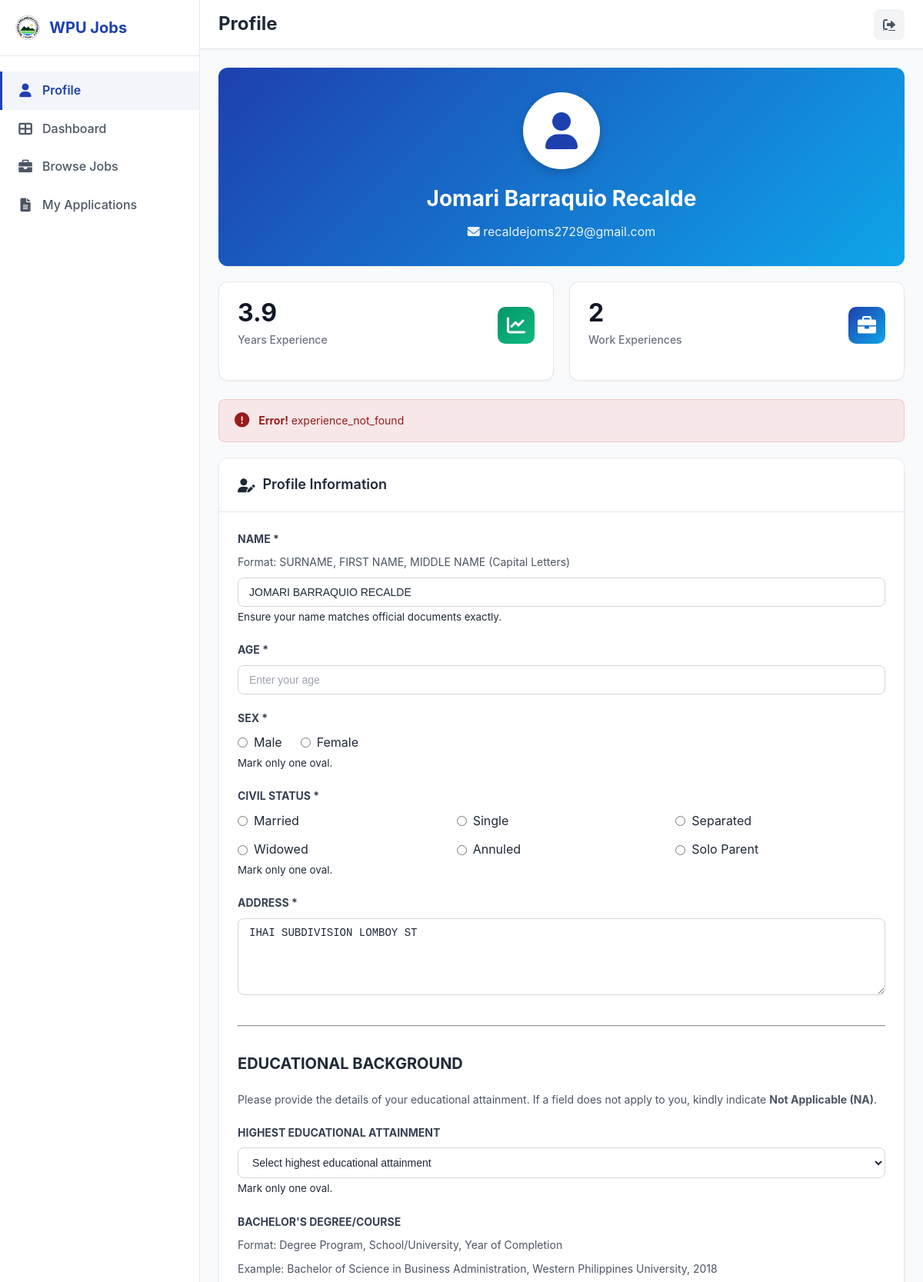
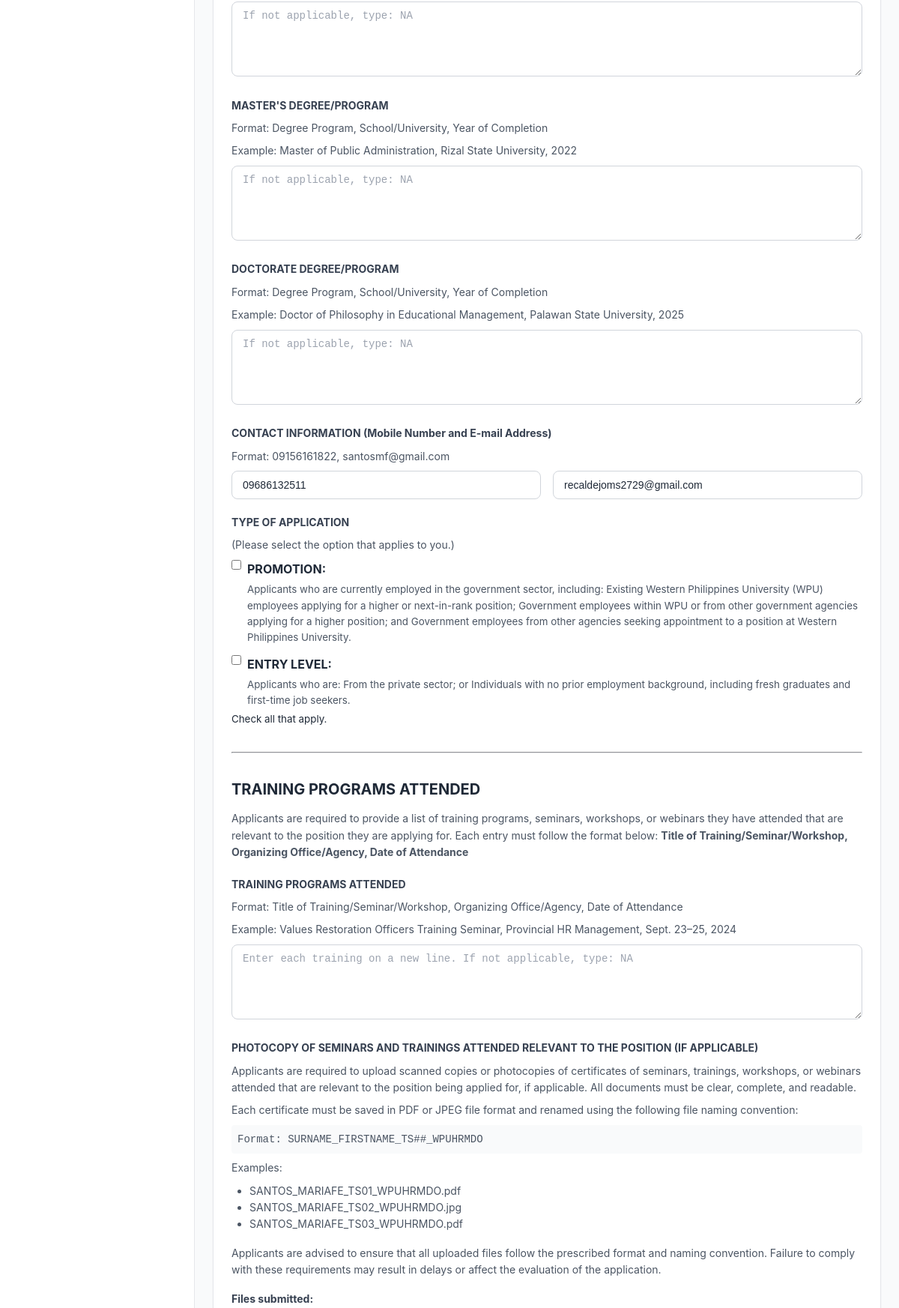
/applicant/pages/profile.php?error=experience_not_found (signed in, upper part), run on the app's committed database (2 pictures, top to bottom).
### tables this page shows
CREATE TABLE `users` (
  `id` int(11) NOT NULL,
  `username` varchar(50) NOT NULL,
  `email` varchar(100) NOT NULL,
  `password` varchar(255) DEFAULT NULL,
  `role` enum('admin','applicant') NOT NULL DEFAULT 'applicant',
  `full_name` varchar(100) NOT NULL,
  `phone` varchar(20) DEFAULT NULL,
  `address` text DEFAULT NULL,
  `age` int(11) DEFAULT NULL,
  `sex` enum('Male','Female','Other') DEFAULT NULL,
  `civil_status` enum('Married','Single','Separated','Widowed','Annuled','Solo Parent') DEFAULT NULL,
  `highest_educational_attainment` enum('Elementary Level','Elementary Graduate','Secondary/ High School Level','Secondary/ High School Graduate','College Level','College Graduate','Master''s Degree Holder','Doctoral Degree Holder') DEFAULT NULL,
  `bachelors_degree` text DEFAULT NULL,
  `masters_degree` text DEFAULT NULL,
  `doctorate_degree` text DEFAULT NULL,
  `application_type` set('PROMOTION','ENTRY LEVEL') DEFAULT NULL,
  `ipcr_rating` text DEFAULT NULL,
  `ipcr_file_path` varchar(255) DEFAULT NULL,
  `pe_rating` text DEFAULT NULL,
  `pe_file_path` varchar(255) DEFAULT NULL,
  `position_applied_for` enum('University Extension Specialist V SG 24','University Extension Specialist IV SG 22','University Extension Specialist III SG 20','University Extension Specialist II SG 18','University Extension Specialist I SG 16','University Extension Associate I SG 12','Administrative Assistant III SG 9','Administrative Aide VI (Clerk III) SG 6','Administrative Aide IV (Clerk II) SG 4') DEFAULT NULL,
  `training_programs` text DEFAULT NULL,
  `career_service_eligibilities` set('Professional Eligibility','Sub-Professional Eligibility','Career Service Executive Eligibility (CSE-E)','Bar/Board Eligibility (RA 1080)','Other') DEFAULT NULL,
  `career_service_eligibilities_other` text DEFAULT NULL,
  `special_needs` text DEFAULT NULL,
  `profile_picture` varchar(255) DEFAULT NULL,
  `google_id` varchar(255) DEFAULT NULL,
  `oauth_provider` enum('google','facebook','microsoft') DEFAULT NULL,
  `email_verified_at` datetime DEFAULT NULL,
  `email_verification_code` varchar(6) DEFAULT NULL,
  `email_verification_expires_at` datetime DEFAULT NULL,
  `email_verification_attempts` int(11) DEFAULT 0,
  `email_verification_last_sent_at` datetime DEFAULT NULL,
  `data_privacy_accepted_at` timestamp NULL DEFAULT NULL,
  `created_at` timestamp NOT NULL DEFAULT current_timestamp(),
  `updated_at` timestamp NOT NULL DEFAULT current_timestamp() ON UPDATE current_timestamp(),
  `is_active` tinyint(1) DEFAULT 1
);

### applicant/pages/profile.php (the view, shortened to what the rows shown need)
<?php
require_once '../../includes/models.php';
$userModel = new User();
$userId = $_SESSION['user_id'];
$user = $userModel->findById($userId);
?>
<!DOCTYPE html>
<html lang="en">
<head>
    <link href="https://cdnjs.cloudflare.com/ajax/libs/font-awesome/6.0.0/css/all.min.css" rel="stylesheet">
    <link href="../../assets/css/office-theme.css" rel="stylesheet">
</head>
<body>
    <div class="main-wrapper">
        <div class="topbar">
            <h1 class="topbar-title">Profile</h1>
        </div>
        <div class="content">
            <div class="card" style="background: linear-gradient(135deg, var(--primary-blue) 0%, var(--secondary-blue) 100%); border: none; color: white; margin-bottom: 20px;">
                <div class="card-body" style="padding: 32px; text-align: center;">
                    <div style="width: 100px; height: 100px; border-radius: 50%; background: white; color: var(--primary-blue); display: flex; align-items: center; justify-content: center; font-size: 3rem; margin: 0 auto 16px; box-shadow: 0 4px 12px rgba(0, 0, 0, 0.2);">
                        <i class="fas fa-user"></i>
                    </div>
                    <h2 style="font-size: 1.75rem; font-weight: 700; margin-bottom: 8px;"><?= htmlspecialchars($user['full_name']) ?></h2>
                    <p style="opacity: 0.9; margin-bottom: 0;"><i class="fas fa-envelope"></i> <?= htmlspecialchars($user['email']) ?></p>
                </div>
            </div>
            <div class="card" style="margin-bottom: 24px;">
                    <div class="card-body">
                        <form method="POST" action="" class="prevent-double-submit" enctype="multipart/form-data">
                            <div class="form-group">
                                <label class="form-label"><strong> NAME *</strong></label>
                                <p style="font-size: 0.875rem; color: var(--gray-600); margin-bottom: 8px;">Format: SURNAME, FIRST NAME, MIDDLE NAME (Capital Letters)</p>
                                <input type="text" name="full_name" class="form-control" style="text-transform: uppercase;"
                                       value="<?= htmlspecialchars(strtoupper($user['full_name'] ?? '')) ?>"
                                       placeholder="SANTOS, MARIA FE, REYES" required>
                                <small class="form-text text-muted">Ensure your name matches official documents exactly.</small>
                            </div>
                            <div class="form-group">
                                <div style="display: flex; gap: 24px; margin-top: 8px;">
                                    <label style="display: flex; align-items: center; gap: 8px; cursor: pointer;">
                                        <input type="radio" name="sex" value="Male" <?= (isset($user['sex']) && $user['sex'] === 'Male') ? 'checked' : '' ?> required>
                                        <span>Male</span>
                                    </label>
                                    <label style="display: flex; align-items: center; gap: 8px; cursor: pointer;">
                                        <input type="radio" name="sex" value="Female" <?= (isset($user['sex']) && $user['sex'] === 'Female') ? 'checked' : '' ?> required>
                                        <span>Female</span>
                                    </label>
                                </div>
                            </div>
                            <div class="form-group">
                                <div style="display: grid; grid-template-columns: repeat(3, 1fr); gap: 12px; margin-top: 8px;">
                                    <?php
                                    $civilStatuses = ['Married', 'Single', 'Separated', 'Widowed', 'Annuled', 'Solo Parent'];
                                    foreach ($civilStatuses as $status):
                                    ?>
                                    <label style="display: flex; align-items: center; gap: 8px; cursor: pointer;">
                                        <input type="radio" name="civil_status" value="<?= htmlspecialchars($status) ?>"
                                               <?= (isset($user['civil_status']) && $user['civil_status'] === $status) ? 'checked' : '' ?> required>
                                        <span><?= htmlspecialchars($status) ?></span>
                                    </label>
                                    <?php endforeach; ?>
                                </div>
                            </div>
                            <div class="form-group">
                                <label class="form-label"><strong>ADDRESS *</strong></label>
                                <textarea name="address" class="form-control" rows="3" required><?= htmlspecialchars($user['address'] ?? '') ?></textarea>
                            </div>
                            <div class="form-group">
                                <div style="display: grid; grid-template-columns: 1fr 1fr; gap: 16px;">
                                    <input type="tel" name="phone" class="form-control"
                                           value="<?= htmlspecialchars($user['phone'] ?? '') ?>"
                                           placeholder="Mobile Number">
                                    <input type="email" name="email" class="form-control"
                                           value="<?= htmlspecialchars($user['email'] ?? '') ?>"
                                           placeholder="Email Address" required>
                                </div>
                            </div>
                        </form>
                    </div>
                </div>
            </div>
            </div>
</body>
</html>

### data on the page
users: full_name "Jomari Barraquio Recalde", email "recaldejoms2729@gmail.com", full_name "JOMARI BARRAQUIO RECALDE", sex "☐ Male", sex "☐ Female", civil_status "☐ Married", civil_status "☐ Single", civil_status "☐ Separated", civil_status "☐ Widowed", civil_status "☐ Annuled", civil_status "☐ Solo Parent", address "IHAI SUBDIVISION LOMBOY ST", phone "09686132511"

### other printed values
$totalExperience "3.9"
count($experiences) "2"
$error "experience_not_found"
$status "Married"
$status "Single"
$status "Separated"
$status "Widowed"
$status "Annuled"
$status "Solo Parent"
